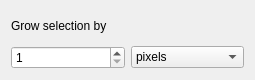
<?xml version="1.0" encoding="UTF-8"?>
<ui version="4.0">
 <class>WdgGrowSelection</class>
 <widget class="QWidget" name="WdgGrowSelection">
  <property name="geometry">
   <rect>
    <x>0</x>
    <y>0</y>
    <width>255</width>
    <height>80</height>
   </rect>
  </property>
  <layout class="QGridLayout">
   <item row="1" column="0">
    <widget class="QSpinBox" name="radiusSpinBox">
     <property name="minimum">
      <number>1</number>
     </property>
     <property name="maximum">
      <number>10000</number>
     </property>
     <property name="value">
      <number>1</number>
     </property>
    </widget>
   </item>
   <item row="1" column="1">
    <widget class="QComboBox" name="comboBox1">
     <item>
      <property name="text">
       <string>pixels</string>
      </property>
     </item>
    </widget>
   </item>
   <item row="0" column="0">
    <widget class="QLabel" name="textLabel1">
     <property name="text">
      <string>Grow selection by</string>
     </property>
    </widget>
   </item>
  </layout>
 </widget>
 <tabstops>
  <tabstop>radiusSpinBox</tabstop>
 </tabstops>
 <resources/>
 <connections/>
</ui>
